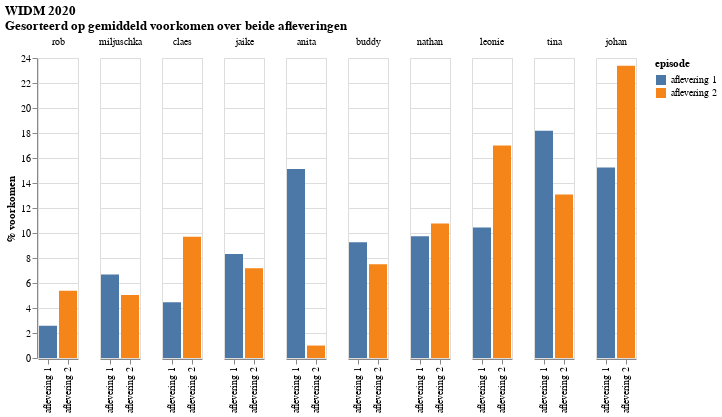

The notebook cell this image was saved under:
### Code cell
alt.Chart(df_long, width=40).mark_bar().encode(
    x=alt.X('episode', title=''),
    y='% voorkomen',
    column=alt.Column('persoon',sort=ff.index.tolist(), title=''),
    color='episode',
    tooltip=['persoon','episode', alt.Tooltip('% voorkomen', format='.1f')]
).properties(title=['WIDM 2020', 'Gesorteerd op gemiddeld voorkomen over beide afleveringen'])

### Figure 1 — Vega-Lite specification as saved in the notebook (floating-point values rounded to 4 significant figures)
{"config": {"view": {"continuousWidth": 400, "continuousHeight": 300}}, "data": {"name": "data-202396e3a6fd4158dc833ef4f3ddc95f"}, "mark": "bar", "encoding": {"color": {"type": "nominal", "field": "episode"}, "column": {"type": "nominal", "field": "persoon", "sort": ["rob", "miljuschka", "claes", "jaike", "anita", "buddy", "nathan", "leonie", "tina", "johan"], "title": ""}, "tooltip": [{"type": "nominal", "field": "persoon"}, {"type": "nominal", "field": "episode"}, {"type": "quantitative", "field": "% voorkomen", "format": ".1f"}], "x": {"type": "nominal", "field": "episode", "title": ""}, "y": {"type": "quantitative", "field": "% voorkomen"}}, "title": ["WIDM 2020", "Gesorteerd op gemiddeld voorkomen over beide afleveringen"], "width": 40, "$schema": "https://vega.github.io/schema/vega-lite/v4.0.0.json", "datasets": {"data-202396e3a6fd4158dc833ef4f3ddc95f": [{"persoon": "anita", "episode": "aflevering 1", "% voorkomen": 15.12}, {"persoon": "buddy", "episode": "aflevering 1", "% voorkomen": 9.261}, {"persoon": "claes", "episode": "aflevering 1", "% voorkomen": 4.455}, {"persoon": "jaike", "episode": "aflevering 1", "% voorkomen": 8.324}, {"persoon": "johan", "episode": "aflevering 1", "% voorkomen": 15.24}, {"persoon": "leonie", "episode": "aflevering 1", "% voorkomen": 10.43}, {"persoon": "miljuschka", "episode": "aflevering 1", "% voorkomen": 6.682}, {"persoon": "nathan", "episode": "aflevering 1", "% voorkomen": 9.73}, {"persoon": "rob", "episode": "aflevering 1", "% voorkomen": 2.579}, {"persoon": "tina", "episode": "aflevering 1", "% voorkomen": 18.17}, {"persoon": "anita", "episode": "aflevering 2", "% voorkomen": 0.996}, {"persoon": "buddy", "episode": "aflevering 2", "% voorkomen": 7.503}, {"persoon": "claes", "episode": "aflevering 2", "% voorkomen": 9.695}, {"persoon": "jaike", "episode": "aflevering 2", "% voorkomen": 7.171}, {"persoon": "johan", "episode": "aflevering 2", "% voorkomen": 23.37}, {"persoon": "leonie", "episode": "aflevering 2", "% voorkomen": 17.0}, {"persoon": "miljuschka", "episode": "aflevering 2", "% voorkomen": 5.046}, {"persoon": "nathan", "episode": "aflevering 2", "% voorkomen": 10.76}, {"persoon": "rob", "episode": "aflevering 2", "% voorkomen": 5.378}, {"persoon": "tina", "episode": "aflevering 2", "% voorkomen": 13.08}]}}
